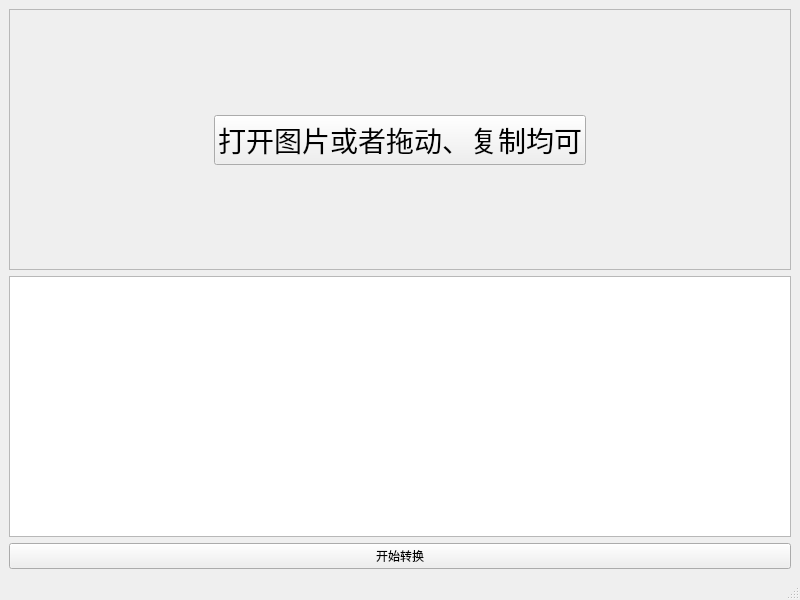
<?xml version="1.0" encoding="UTF-8"?>
<ui version="4.0">
 <class>MainWindow</class>
 <widget class="QMainWindow" name="MainWindow">
  <property name="geometry">
   <rect>
    <x>0</x>
    <y>0</y>
    <width>800</width>
    <height>600</height>
   </rect>
  </property>
  <property name="windowTitle">
   <string>MainWindow</string>
  </property>
  <widget class="QWidget" name="centralwidget">
   <layout class="QVBoxLayout" name="verticalLayout_2">
    <item>
     <widget class="QFrame" name="frame">
      <property name="frameShape">
       <enum>QFrame::StyledPanel</enum>
      </property>
      <property name="frameShadow">
       <enum>QFrame::Raised</enum>
      </property>
      <layout class="QGridLayout" name="gridLayout">
       <item row="1" column="1">
        <widget class="QPushButton" name="pushButton">
         <property name="sizeIncrement">
          <size>
           <width>0</width>
           <height>0</height>
          </size>
         </property>
         <property name="baseSize">
          <size>
           <width>0</width>
           <height>0</height>
          </size>
         </property>
         <property name="font">
          <font>
           <pointsize>21</pointsize>
          </font>
         </property>
         <property name="text">
          <string>打开图片或者拖动、复制均可</string>
         </property>
        </widget>
       </item>
       <item row="0" column="1">
        <spacer name="verticalSpacer">
         <property name="orientation">
          <enum>Qt::Vertical</enum>
         </property>
         <property name="sizeHint" stdset="0">
          <size>
           <width>20</width>
           <height>40</height>
          </size>
         </property>
        </spacer>
       </item>
       <item row="1" column="2">
        <spacer name="horizontalSpacer_2">
         <property name="orientation">
          <enum>Qt::Horizontal</enum>
         </property>
         <property name="sizeHint" stdset="0">
          <size>
           <width>40</width>
           <height>20</height>
          </size>
         </property>
        </spacer>
       </item>
       <item row="1" column="0">
        <spacer name="horizontalSpacer">
         <property name="orientation">
          <enum>Qt::Horizontal</enum>
         </property>
         <property name="sizeHint" stdset="0">
          <size>
           <width>40</width>
           <height>20</height>
          </size>
         </property>
        </spacer>
       </item>
       <item row="2" column="1">
        <spacer name="verticalSpacer_2">
         <property name="orientation">
          <enum>Qt::Vertical</enum>
         </property>
         <property name="sizeHint" stdset="0">
          <size>
           <width>20</width>
           <height>40</height>
          </size>
         </property>
        </spacer>
       </item>
      </layout>
     </widget>
    </item>
    <item>
     <widget class="QTextEdit" name="textEdit"/>
    </item>
    <item>
     <widget class="QPushButton" name="pushButton_2">
      <property name="text">
       <string>开始转换</string>
      </property>
     </widget>
    </item>
   </layout>
  </widget>
  <widget class="QMenuBar" name="menubar">
   <property name="geometry">
    <rect>
     <x>0</x>
     <y>0</y>
     <width>800</width>
     <height>22</height>
    </rect>
   </property>
  </widget>
  <widget class="QStatusBar" name="statusbar"/>
 </widget>
 <resources/>
 <connections/>
</ui>
